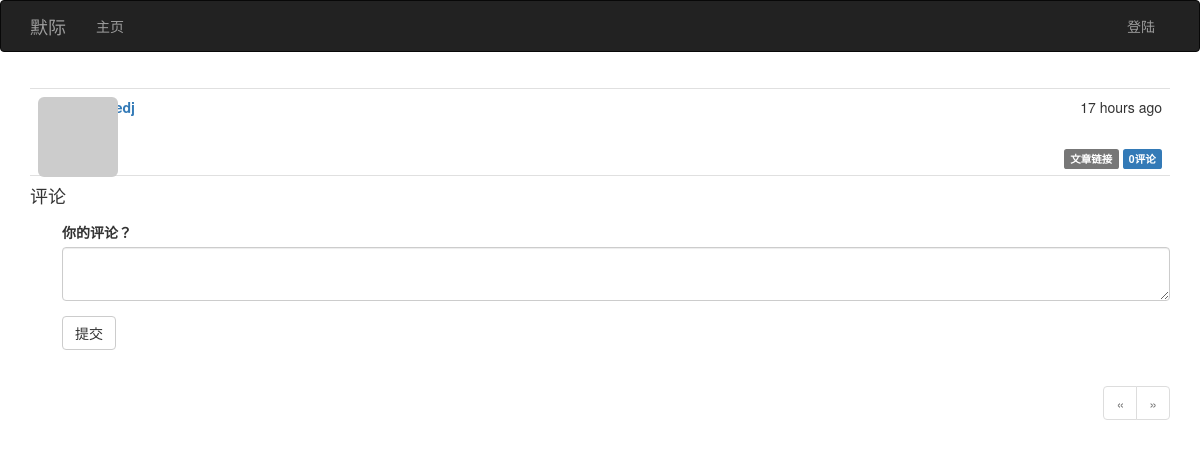
The app's page /post/111, older data.
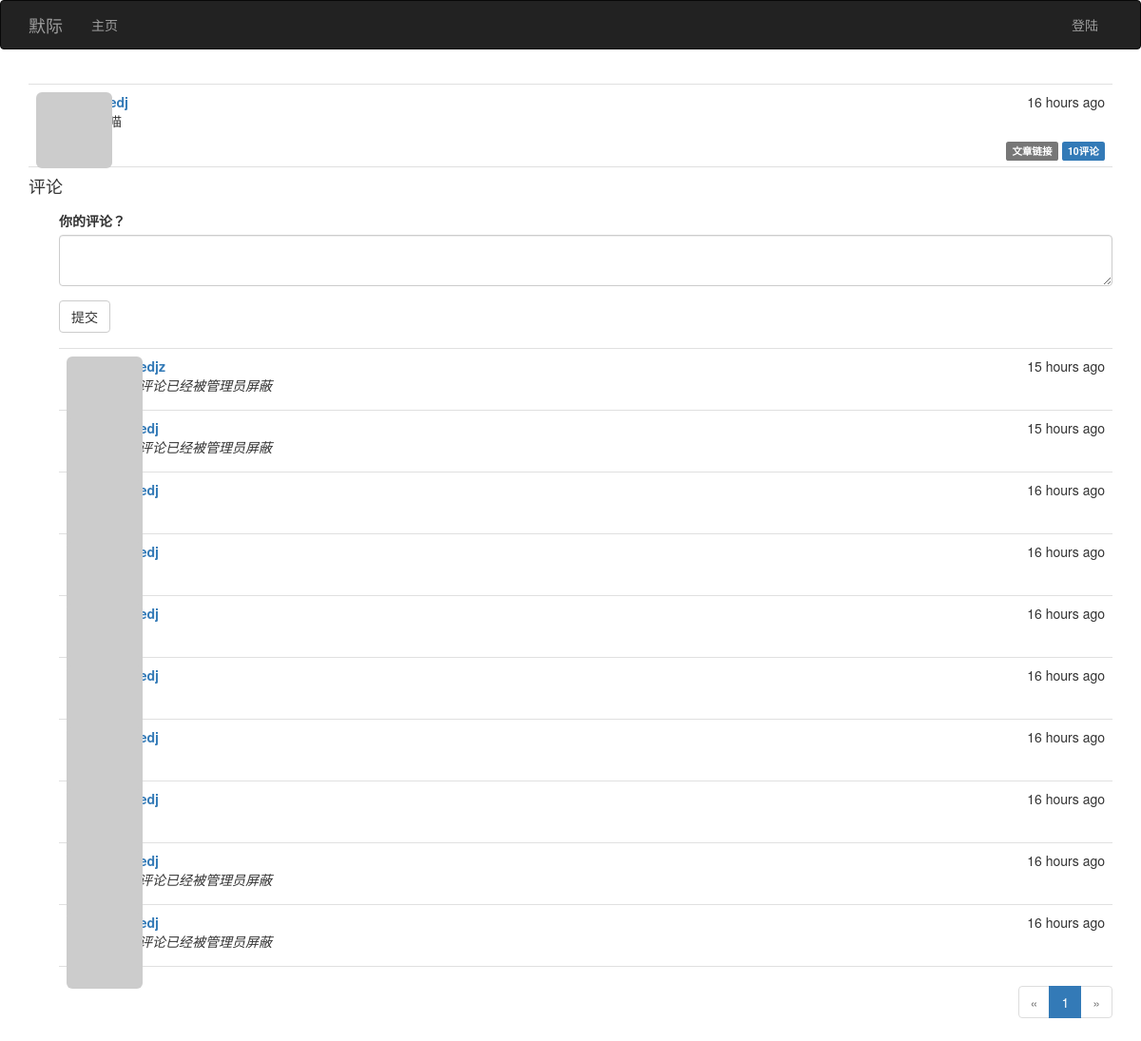
The same page, newer data.
### app/models.py (models this page shows, shortened)
class Post(db.Model):
	__tablename__ = 'posts'
	id = db.Column(db.Integer, primary_key=True)
	body = db.Column(db.Text)
	timestamp = db.Column(db.DateTime, index=True, default=datetime.utcnow)
	author_id = db.Column(db.Integer, db.ForeignKey('users.id'))
	body_html = db.Column(db.Text)
	comments = db.relationship('Comment', backref='post', lazy='dynamic')

class Comment(db.Model):
	__tablename__ = 'comments'
	id = db.Column(db.Integer, primary_key=True)
	body = db.Column(db.Text)
	body_html = db.Column(db.Text)
	timestamp = db.Column(db.DateTime, index=True, default=datetime.utcnow)
	disabled = db.Column(db.Boolean)
	author_id = db.Column(db.Integer, db.ForeignKey('users.id'))
	post_id = db.Column(db.Integer, db.ForeignKey('posts.id'))

### app/main/views.py (the view, shortened to what this page needs)
@main.route('/post/<int:id>', methods=['GET', 'POST'])
def post(id):
    post = Post.query.get_or_404(id)
    form = CommentForm()
    form.body.data = session.get('comment')
    page = request.args.get('page', 1, type=int)
    pagination = post.comments.order_by(Comment.timestamp.desc()).paginate(page, per_page=current_app.config['FLASKY_COMMENTS_PER_PAGE'], error_out=False)
    comments = pagination.items
    return render_template('post.html', posts=[post], form=form, comments=comments, pagination=pagination)

### app/main/forms.py
class CommentForm(Form):
	body = PageDownField('你的评论？', validators=[DataRequired()])
	submit = SubmitField('提交')

### app/auth/views.py (called while the page is built)
@auth.before_app_request
def before_request():
	if current_user.is_authenticated \
			and not current_user.confirmed \
			and request.endpoint[:5] != 'auth.' \
			and request.endpoint != 'static':
		return redirect(url_for('auth.unconfirmed'))

@auth.before_app_request
def before_request():
	if current_user.is_authenticated:
		current_user.ping()
		if not current_user.confirmed and request.endpoint[:5] != 'auth.':
			return redirect(url_for('auth.unconfirmed'))

### app/main/__init__.py (called while the page is built)
@main.app_context_processor
def inject_permissions():
	return dict(Permission=Permission)

### app/models.py (called while the page is built)
	def gravatar(self, size=100, default='identicon', rating='g'):
		if request.is_secure:
			url = 'https://secure.gravatar.com/avatar'
		else:
			url = 'http://www.gravatar.com/avatar'
		hash = self.avatar_hash or hashlib.md5(self.email.encode('utf-8')).hexdigest()
		return '{url}/{hash}?s={size}&d={default}&r={rating}'.format(url=url, hash=hash, size=size, default=default, rating=rating)

	def can(self, permissions):
		return False

	def is_administrator(self):
		return False

### app/templates/post.html (shortened to what this page needs)
{% extends "base.html" %}
{% import "bootstrap/wtf.html" as wtf %}
{% import "_macros.html" as macros %}
{% block page_content %}
{% include '_posts.html' %}
<h4 id="comments">评论</h4>
<div class="comment-form">
    {{ wtf.quick_form(form) }}
</div>
{% include '_comments.html' %}
{% if pagination %}
<div class="pagination">
    {{ macros.pagination_widget(pagination, '.post', fragment='#comments', id=posts[0].id) }}
</div>
{% endif %}
{% endblock %}

### app/templates/_posts.html (shortened to what this page needs)
<ul class="posts">
    {% for post in posts %}
    <li class="post">
        <div class="post-thumbnail">
            <a href="{{ url_for('.user', username=post.author.username) }}">
                <img class="img-rounded profile-thumbnail" src="{{ post.author.gravatar(size=40) }}">
            </a>
        </div>
        <div class="post-content">
            <div class="post-date">{{ moment(post.timestamp).fromNow() }}</div>
            <div class="post-author"><a href="{{ url_for('.user', username=post.author.username) }}">{{ post.author.username }}</a></div>
            <div class="post-body">
			{% if post.body_html %}
				{{ post.body_html | safe }}
			{% else %}
				{{ post.body }}
			{% endif %}
			</div>
			<div class="post-footer">
                <a href="{{ url_for('.post', id=post.id) }}">
                    <span class="label label-default">文章链接</span>
                </a>
				<a href="{{ url_for('.post', id=post.id) }}#comments"><span class="label label-primary">{{ post.comments.count() }}评论</span> 				</a>
            </div>
        </div>
    </li>
    {% endfor %}
</ul>

### app/templates/_comments.html (shortened to what this page needs)
<ul class="comments">
    {% for comment in comments %}
    <li class="comment">
        <div class="comment-thumbnail">
            <a href="{{ url_for('.user', username=comment.author.username) }}">
                <img class="img-rounded profile-thumbnail" src="{{ comment.author.gravatar(size=40) }}">
            </a>
        </div>
        <div class="comment-content">
            <div class="comment-date">{{ moment(comment.timestamp).fromNow() }}</div>
            <div class="comment-author"><a href="{{ url_for('.user', username=comment.author.username) }}">{{ comment.author.username }}</a></div>
            <div class="comment-body">
                {% if comment.disabled %}
					<p><i>这条评论已经被管理员屏蔽</i></p>
				{% endif %}
            </div>
        </div>
    </li>
    {% endfor %}
</ul>

Row changes from the older to the newer data that the page shows:
changed Post: timestamp "17 hours ago" → "16 hours ago"; comments.count "0" → "10"
now on this page (row edited): Comment: timestamp "15 hours ago", disabled "这条评论已经被管理员屏蔽"
now on this page (row edited): Comment: timestamp "15 hours ago", disabled "这条评论已经被管理员屏蔽"
now on this page (row edited): Comment: timestamp "16 hours ago"
now on this page (row edited): Comment: timestamp "16 hours ago"
now on this page (row edited): Comment: timestamp "16 hours ago"
now on this page (row edited): Comment: timestamp "16 hours ago"
now on this page (row edited): Comment: timestamp "16 hours ago"
now on this page (row edited): Comment: timestamp "16 hours ago"
now on this page (row edited): Comment: timestamp "16 hours ago", disabled "这条评论已经被管理员屏蔽"
now on this page (row edited): Comment: timestamp "16 hours ago", disabled "这条评论已经被管理员屏蔽"
Text that changed along with them:
new list line: "1"
